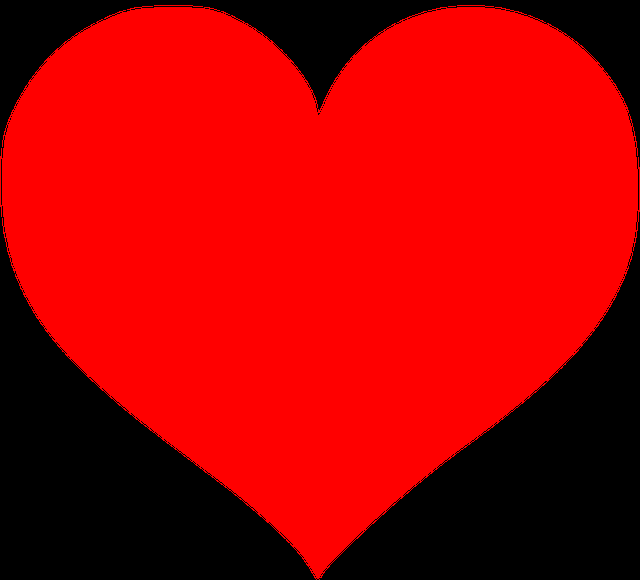
#> input picture Image_Crop/heart.png, 640 x 580 px, found by its file name
$ python image_crop.py heart.png 5 5
#> lines starting #> are read from the running program, lines starting #| are printed output that depends on the picture
#> in GetImageInArray, im is the input picture: shape (580, 640, 3); mean B, G, R 0, 0, 172.3
'''
@file   : image_crop.py
@Author : Akshay Godase
@Brief  : Python script to crop the image from x and y co-ordinates passed by the user.
@Date   : 15/03/2023
'''

# Necessary Imports
import cv2
import os
import sys
import numpy as np
from PIL import Image

def GetCroppedImage(array, x_coordinate, y_coordinate):

    # Current image shape
#> called with x_coordinate = 5, y_coordinate = 5
    shapeTuple = array.shape
#> shapeTuple = (580, 640, 3)
    height_old = shapeTuple[0]
#> height_old = 580
    width_old = shapeTuple[1]
#> width_old = 640

    # New Image shape
    if (x_coordinate < width_old) and (y_coordinate < height_old):
        width = width_old - x_coordinate
#> width = 635
        height = height_old - y_coordinate
#> height = 575
    else :
        print('Width of Image = ' + str(width_old) + ' Height of Image = ' + str(height_old))
        print('x = ' + str(x_coordinate) + ' y = ' + str(y_coordinate))
        print('Error: Co-ordinates are out of range ')
        return None

    # Create new image
    newImageArray = np.zeros((width*height*3), dtype=np.uint8)
    newImageArray = newImageArray.reshape(height, width, 3)

    copy_row = y_coordinate
    # Update pixel by Pixel
    for row in range(height):
        copy_col = x_coordinate
        for col in range(width):
            newImageArray[row][col] = array[copy_row][copy_col]
            copy_col += 1
        copy_row += 1
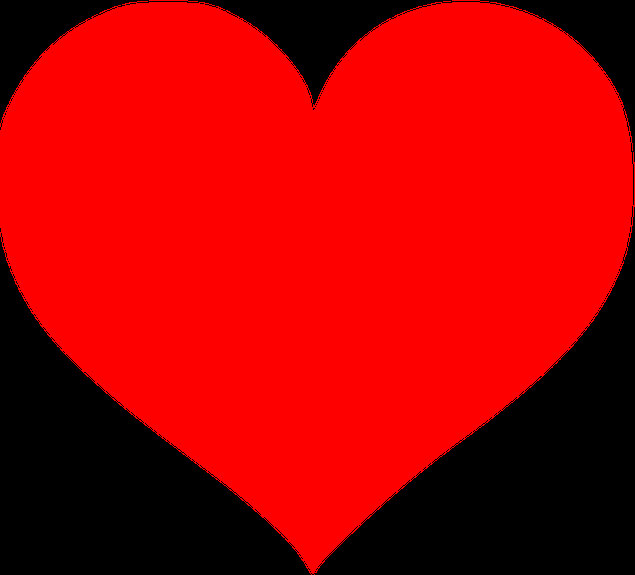
#> newImageArray: shape (575, 635, 3); mean R, G, B 174.9, 0, 0
#> after the loop, copy_row = 580

    # Return the result Image
    return newImageArray

def GetImageInArray(filename):

    # Using cv2 library converts image into numpy Array
    path = os.getcwd()
    image = path + filename
    im = cv2.imread(image)
    img = cv2.cvtColor(im, cv2.COLOR_BGR2RGB)
    return img

def SaveImage(filename, ImageArray):

    # Use of PIL library to save image in RGB format
    img = Image.fromarray(ImageArray, "RGB")
    img.show()
    image_filename = "Cropped_" + filename
    img.save(image_filename)

    print('Cropped image stored in same directory with filename: ' + image_filename)
    return

if __name__ == "__main__":

    if len(sys.argv) == 4:
        filename = sys.argv[1]
        x = int(sys.argv[2])
        y = int(sys.argv[3])
        print('Cropping Image = ' + filename + ' from x = ' + str(x) + ' and y = ' + str(y))
    else :
        print('usage: ./image_crop.py <image_filename.png> <x> <y>. \n Note: x and y need to be less than width and height of image')
        exit()

    # filename used to read the image file in the current folder
    true_filename = "\\" + filename
    # Reads the image into numpy array format
    array = GetImageInArray(true_filename)

    # Get New Image Numpy Array and store updated pixels
    newImageArray = GetCroppedImage(array, x, y)

    # Finally save the image
    SaveImage(filename, newImageArray)
